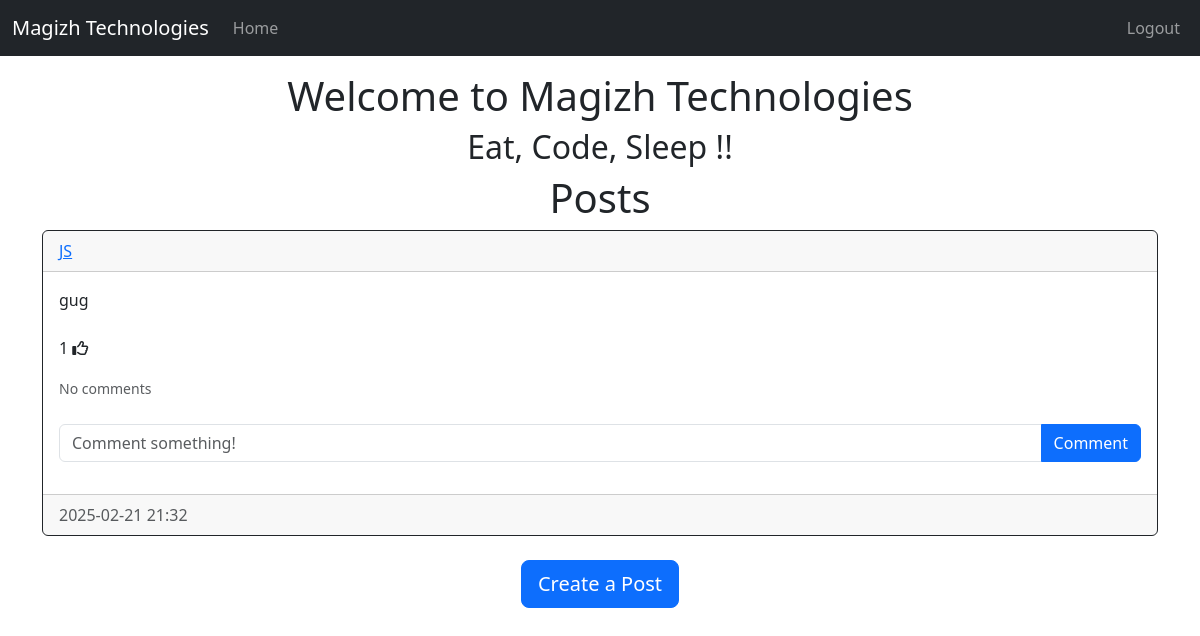
The app's page /home (signed in) with its own data.
### website/models.py (models this page shows)
class Post(db.Model):
    id = db.Column(db.Integer, primary_key=True)
    text = db.Column(db.Text, nullable=False)
    date_created = db.Column(db.DateTime(timezone=True), default=func.now())
    author = db.Column(db.Integer, db.ForeignKey(
        'user.id', ondelete="CASCADE"), nullable=False)
    comments = db.relationship('Comment', backref='post', passive_deletes=True)
    likes = db.relationship('Like', backref='post', passive_deletes=True)

class User(db.Model, UserMixin):
    id = db.Column(db.Integer, primary_key=True)
    email = db.Column(db.String(150), unique=True)
    username = db.Column(db.String(150), unique=True)
    password = db.Column(db.String(150))
    date_created = db.Column(db.DateTime(timezone=True), default=func.now())
    posts = db.relationship('Post', backref='user', passive_deletes=True)
    comments = db.relationship('Comment', backref='user', passive_deletes=True)
    likes = db.relationship('Like', backref='user', passive_deletes=True)

### website/views.py (the view)
@views.route("/")
@views.route("/home")
def home():
    if not current_user.is_authenticated:
        return render_template("home.html", user=current_user, posts=[])
    posts = Post.query.all()
    return render_template("home.html", user=current_user, posts=posts)

### website/__init__.py (called while the page is built)
def create_app():
    app = Flask(__name__)
    app.config['SECRET_KEY'] = "helloworld"
    app.config['SQLALCHEMY_DATABASE_URI'] = f'sqlite:///{DB_NAME}'
    app.config['WTF_CSRF_ENABLED'] = False  # Disable CSRF for now
    db.init_app(app)
    from .views import views
    from .auth import auth
    app.register_blueprint(views, url_prefix="/")
    app.register_blueprint(auth, url_prefix="/")
    from .models import User, Post, Comment, Like
    with app.app_context():
        create_database()
    login_manager = LoginManager()
    login_manager.login_view = "auth.login"
    login_manager.init_app(app)
    @login_manager.user_loader
    def load_user(id):
        return User.query.get(int(id))
    return app

### website/templates/home.html (shortened to what this page needs)
{% extends "base.html" %}
{% block content %}
<h1 align="center">Welcome to Magizh Technologies</h1>
<h2 align="center">Eat, Code, Sleep !!</h2>
{% if user.is_authenticated %}
<h1 align="center">Posts</h1>
<div id="posts">
    {% for post in posts %}
    <div class="card border-dark">
        <div class="card-header d-flex justify-content-between align-items-center">
            <a href="/posts/{{post.user.username}}">{{post.user.username}}</a>
        </div>
        <div class="card-body">
            <div class="card-text">{{post.text}}</div>
            <br/>
            <div class="d-flex justify-content-between align-items-center">
                <div>
                    <span id="likes-count-{{post.id}}">{{ post.likes|length }}</span>
                    {% if user.id in post.likes|map(attribute='author')|list %}
                    <i class="fas fa-thumbs-up" id="like-button-{{post.id}}" onclick="like({{post.id}})" style="cursor: pointer;"></i>
                    {% else %}
                    <i class="far fa-thumbs-up" id="like-button-{{post.id}}" onclick="like({{post.id}})" style="cursor: pointer;"></i>
                    {% endif %}
                </div>
                    {% set comment_count = post.comments|length %}
            </div>
            <div class="comments mt-3">
                {% if comment_count > 0 %}
                <div class="collapse" id="comments-{{post.id}}">
                    {% for comment in post.comments %}
                    <div class="comment mb-2 d-flex justify-content-between align-items-center">
                        <div>
                            <small>
                                <a href="/posts/{{comment.user.username}}">{{comment.user.username}}</a>: {{comment.text}}
                                {% if user.id == comment.author or user.id == post.author %}
                                <a href="/delete-comment/{{comment.id}}" class="text-danger">
                                    <i class="fas fa-trash"></i>
                                </a>
                                {% endif %}
                            </small>
                        </div>
                        <small class="text-muted">{{comment.date_created.strftime('%Y-%m-%d %H:%M')}}</small>
                    </div>
                    {% endfor %}
                </div>
                {% else %}
                <small class="text-muted">No comments</small>
                {% endif %}
            </div>
            <br/>
            <form class="input-group mb-3" method="POST" action="/create-comment/{{post.id}}">
                <input type="text" id="text" name="text" class="form-control" placeholder="Comment something!"/>
                <button type="submit" class="btn btn-primary">Comment</button>
            </form>
        </div>
        <div class="card-footer text-muted">{{post.date_created.strftime('%Y-%m-%d %H:%M')}}</div>
    </div>
    <br/>
    {% endfor %}
    <div align="center">
        <a href="/create-post">
            <button type="button" class="btn btn-primary btn-lg">Create a Post</button>
        </a>
    </div>
</div>
{% endif %}
{% endblock %}

### records on screen
Post: user.username "JS", text "gug", likes|length "1", date_created "2025-02-21 21:32"
